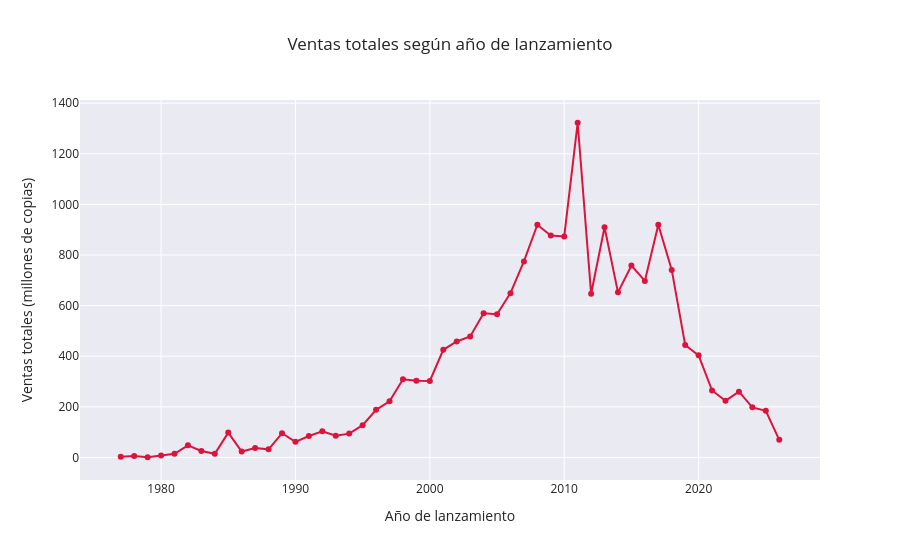
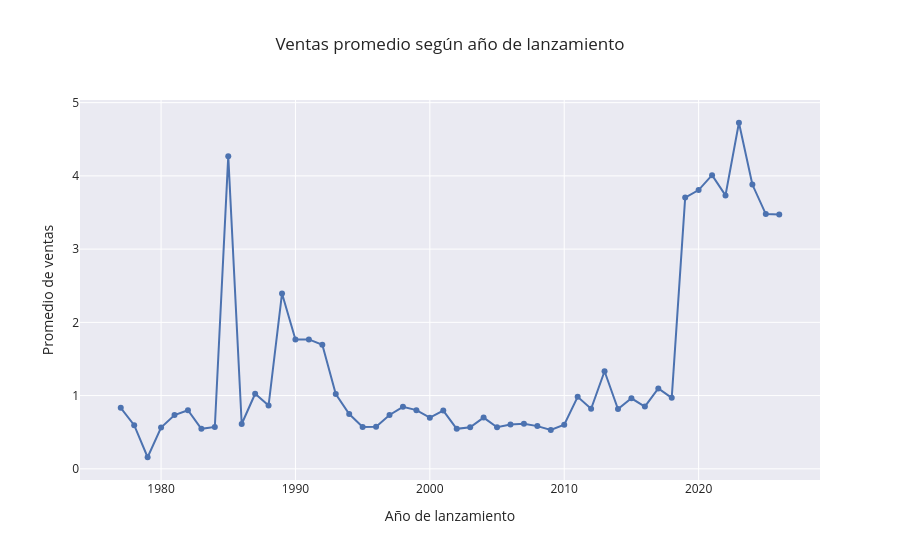
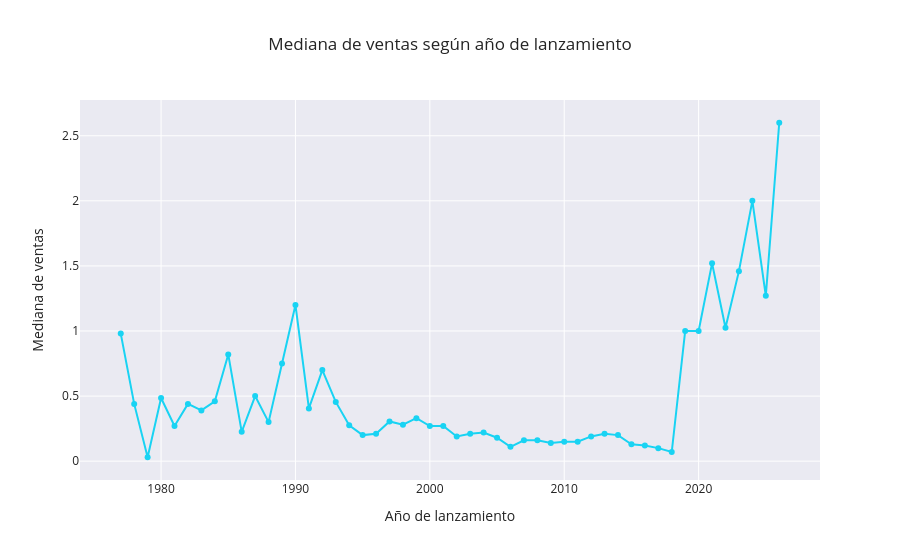
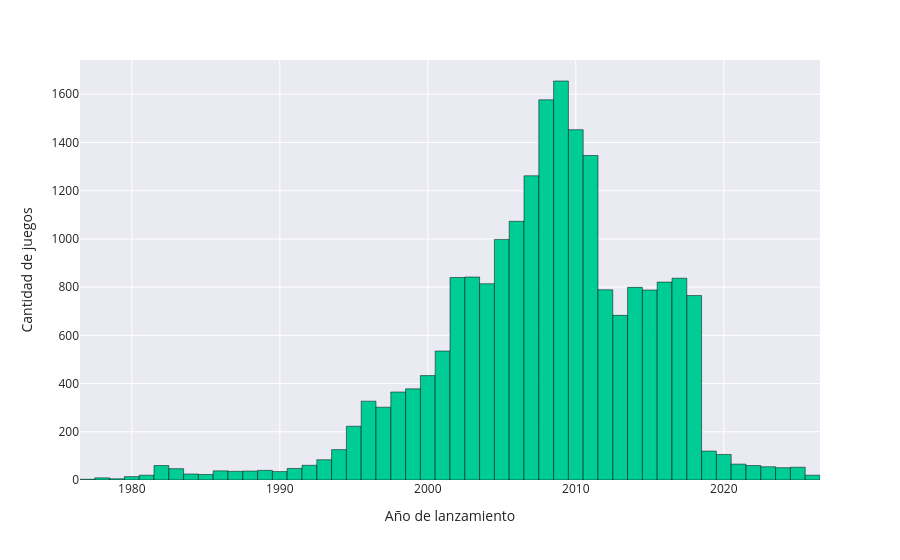

The code cell stored with these charts, in order, in its notebook:
### Code cell
# 1 - Evolución del mercado a lo largo del tiempo

# ¿Cómo han evolucionado las ventas de los videojuegos a lo largo de los años?

sales_per_year = df_sales_ind.groupby('year').agg(
    sales=('units_reported', 'sum'),
    games_released=('units_reported', 'count'),
    sales_mean = ('units_reported', 'mean'),
    sales_median = ('units_reported', 'median')
).reset_index().copy()

# print(sales_per_year)

# Gráfico ventas totales por año de origen

fig = px.line(sales_per_year, x="year", y="sales", markers=True,
              title='Ventas totales según año de lanzamiento',
              hover_data=['games_released'])

fig.update_layout(
    xaxis_title="Año de lanzamiento",
    yaxis_title="Ventas totales (millones de copias)"
)

fig.update_traces(line_color="crimson")

fig.show()


# Gráfico promedio de ventas por juego según año de origen

fig = px.line(sales_per_year, x="year", y="sales_mean", markers=True,
              title='Ventas promedio según año de lanzamiento')

fig.update_layout(
    xaxis_title="Año de lanzamiento",
    yaxis_title="Promedio de ventas"
)

fig.show()


# Gráfico mediana de ventas por juego según año de origen

fig = px.line(sales_per_year, x="year", y="sales_median", markers=True,
              title='Mediana de ventas según año de lanzamiento')

fig.update_layout(
    xaxis_title="Año de lanzamiento",
    yaxis_title="Mediana de ventas"
)

fig.update_traces(line_color="#19D3F3")

fig.show()

# Gráfico cantidad de juegos según año de origen

#fig = px.line(sales_per_year, x="year", y="games_released", markers=True,
 #             title='Cantidad de juegos lanzados por año')
fig = px.histogram(df_sales_ind, x="year", color_discrete_sequence=['#00CC96'] )

fig.update_layout(
    xaxis_title="Año de lanzamiento",
    yaxis_title="Cantidad de juegos"
)

fig.update_traces(
    marker_line_color='black',  # Color of the line between/around bars
    marker_line_width=0.5       # Thickness of the line
)

fig.show()

### Figure 1 — Plotly figure (JSON) as saved in the notebook; plotly's stock layout.template omitted (floating-point values rounded to 4 significant figures)
{"data": [{"customdata": [[3], [9], [5], [14], [20], [60], [47], [25], [23], [38], [36], [37], [40], [35], [48], [61], [84], [126], [223], [327], [302], [365], [378], [433], [535], [840], [842], [814], [998], [1073], [1262], [1577], [1655], [1453], [1346], [789], [683], [799], [788], [821], [837], [765], [120], [106], [66], [60], [55], [51], [53], [20]], "hovertemplate": "year=%{x}<br>sales=%{y}<br>games_released=%{customdata[0]}<extra></extra>", "legendgroup": "", "line": {"color": "crimson", "dash": "solid"}, "marker": {"symbol": "circle"}, "mode": "lines+markers", "name": "", "orientation": "v", "showlegend": false, "type": "scatter", "x": [1977.0, 1978.0, 1979.0, 1980.0, 1981.0, 1982.0, 1983.0, 1984.0, 1985.0, 1986.0, 1987.0, 1988.0, 1989.0, 1990.0, 1991.0, 1992.0, 1993.0, 1994.0, 1995.0, 1996.0, 1997.0, 1998.0, 1999.0, 2000.0, 2001.0, 2002.0, 2003.0, 2004.0, 2005.0, 2006.0, 2007.0, 2008.0, 2009.0, 2010.0, 2011.0, 2012.0, 2013.0, 2014.0, 2015.0, 2016.0, 2017.0, 2018.0, 2019.0, 2020.0, 2021.0, 2022.0, 2023.0, 2024.0, 2025.0, 2026.0], "xaxis": "x", "y": [2.5, 5.36, 0.79, 7.89, 14.67, 48.01, 25.68, 14.29, 98.2, 23.25, 36.9, 32.02, 95.81, 61.79, 84.83, 103.4, 85.78, 94.18, 127.6, 188.0, 222.2, 309.2, 303.0, 302.5, 425.4, 458.4, 477.9, 569.7, 566.1, 649.3, 774.8, 919.5, 877.4, 873.3, 1323.0, 646.7, 909.7, 652.4, 758.5, 697.5, 919.4, 741.2, 444.4, 403.5, 264.6, 224.0, 259.9, 198.0, 184.3, 69.46], "yaxis": "y"}], "layout": {"legend": {"tracegroupgap": 0}, "title": {"text": "Ventas totales según año de lanzamiento"}, "xaxis": {"anchor": "y", "domain": [0, 1], "title": {"text": "Año de lanzamiento"}}, "yaxis": {"anchor": "x", "domain": [0, 1], "title": {"text": "Ventas totales (millones de copias)"}}}}

### Figure 2 — Plotly figure (JSON) as saved in the notebook; plotly's stock layout.template omitted (floating-point values rounded to 4 significant figures)
{"data": [{"hovertemplate": "year=%{x}<br>sales_mean=%{y}<extra></extra>", "legendgroup": "", "line": {"color": "rgb(76,114,176)", "dash": "solid"}, "marker": {"symbol": "circle"}, "mode": "lines+markers", "name": "", "orientation": "v", "showlegend": false, "type": "scatter", "x": [1977.0, 1978.0, 1979.0, 1980.0, 1981.0, 1982.0, 1983.0, 1984.0, 1985.0, 1986.0, 1987.0, 1988.0, 1989.0, 1990.0, 1991.0, 1992.0, 1993.0, 1994.0, 1995.0, 1996.0, 1997.0, 1998.0, 1999.0, 2000.0, 2001.0, 2002.0, 2003.0, 2004.0, 2005.0, 2006.0, 2007.0, 2008.0, 2009.0, 2010.0, 2011.0, 2012.0, 2013.0, 2014.0, 2015.0, 2016.0, 2017.0, 2018.0, 2019.0, 2020.0, 2021.0, 2022.0, 2023.0, 2024.0, 2025.0, 2026.0], "xaxis": "x", "y": [0.8333, 0.5956, 0.158, 0.5636, 0.7335, 0.8002, 0.5464, 0.5716, 4.27, 0.6118, 1.025, 0.8654, 2.395, 1.765, 1.767, 1.695, 1.021, 0.7475, 0.5721, 0.575, 0.7357, 0.8472, 0.8015, 0.6986, 0.7952, 0.5457, 0.5676, 0.6999, 0.5672, 0.6051, 0.6139, 0.583, 0.5301, 0.601, 0.9826, 0.8196, 1.332, 0.8165, 0.9626, 0.8496, 1.098, 0.9688, 3.703, 3.807, 4.009, 3.733, 4.726, 3.882, 3.478, 3.473], "yaxis": "y"}], "layout": {"legend": {"tracegroupgap": 0}, "title": {"text": "Ventas promedio según año de lanzamiento"}, "xaxis": {"anchor": "y", "domain": [0, 1], "title": {"text": "Año de lanzamiento"}}, "yaxis": {"anchor": "x", "domain": [0, 1], "title": {"text": "Promedio de ventas"}}}}

### Figure 3 — Plotly figure (JSON) as saved in the notebook; plotly's stock layout.template omitted (floating-point values rounded to 4 significant figures)
{"data": [{"hovertemplate": "year=%{x}<br>sales_median=%{y}<extra></extra>", "legendgroup": "", "line": {"color": "#19D3F3", "dash": "solid"}, "marker": {"symbol": "circle"}, "mode": "lines+markers", "name": "", "orientation": "v", "showlegend": false, "type": "scatter", "x": [1977.0, 1978.0, 1979.0, 1980.0, 1981.0, 1982.0, 1983.0, 1984.0, 1985.0, 1986.0, 1987.0, 1988.0, 1989.0, 1990.0, 1991.0, 1992.0, 1993.0, 1994.0, 1995.0, 1996.0, 1997.0, 1998.0, 1999.0, 2000.0, 2001.0, 2002.0, 2003.0, 2004.0, 2005.0, 2006.0, 2007.0, 2008.0, 2009.0, 2010.0, 2011.0, 2012.0, 2013.0, 2014.0, 2015.0, 2016.0, 2017.0, 2018.0, 2019.0, 2020.0, 2021.0, 2022.0, 2023.0, 2024.0, 2025.0, 2026.0], "xaxis": "x", "y": [0.98, 0.44, 0.03, 0.485, 0.27, 0.44, 0.39, 0.46, 0.82, 0.225, 0.5, 0.3, 0.75, 1.2, 0.405, 0.7, 0.455, 0.275, 0.2, 0.21, 0.305, 0.28, 0.33, 0.27, 0.27, 0.19, 0.21, 0.22, 0.18, 0.11, 0.16, 0.16, 0.14, 0.15, 0.15, 0.19, 0.21, 0.2, 0.13, 0.12, 0.1, 0.07, 1.0, 1.0, 1.52, 1.025, 1.46, 2.0, 1.27, 2.6], "yaxis": "y"}], "layout": {"legend": {"tracegroupgap": 0}, "title": {"text": "Mediana de ventas según año de lanzamiento"}, "xaxis": {"anchor": "y", "domain": [0, 1], "title": {"text": "Año de lanzamiento"}}, "yaxis": {"anchor": "x", "domain": [0, 1], "title": {"text": "Mediana de ventas"}}}}

### Figure 4 — Plotly figure (JSON) as saved in the notebook; plotly's stock layout.template omitted (floating-point values rounded to 4 significant figures; data arrays with more than 128 entries replaced by an {"elided": "..."} marker saying what was removed)
{"data": [{"bingroup": "x", "hovertemplate": "year=%{x}<br>count=%{y}<extra></extra>", "legendgroup": "", "marker": {"color": "#00CC96", "line": {"color": "black", "width": 0.5}, "pattern": {"shape": ""}}, "name": "", "orientation": "v", "showlegend": false, "type": "histogram", "x": {"elided": "21640 float values"}, "xaxis": "x", "yaxis": "y"}], "layout": {"barmode": "relative", "legend": {"tracegroupgap": 0}, "margin": {"t": 60}, "xaxis": {"anchor": "y", "domain": [0, 1], "title": {"text": "Año de lanzamiento"}}, "yaxis": {"anchor": "x", "domain": [0, 1], "title": {"text": "Cantidad de juegos"}}}}
